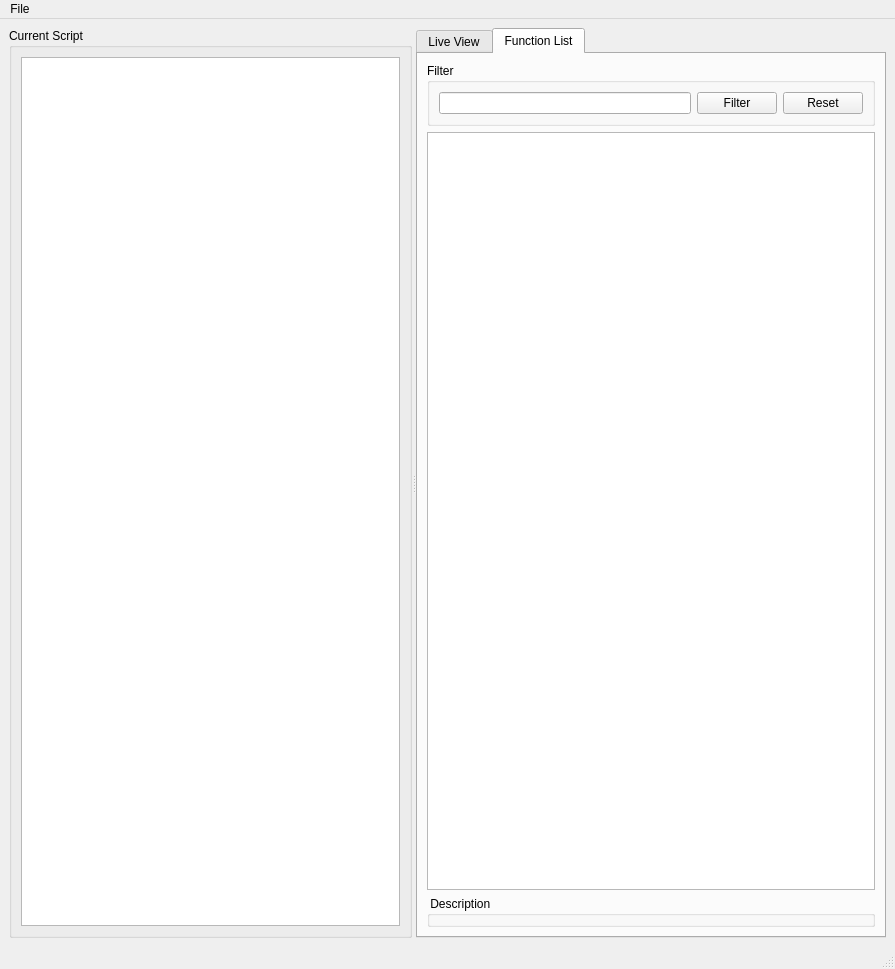
<?xml version="1.0" encoding="UTF-8"?>
<ui version="4.0">
 <class>ScriptWidget</class>
 <widget class="QMainWindow" name="ScriptWidget">
  <property name="geometry">
   <rect>
    <x>0</x>
    <y>0</y>
    <width>895</width>
    <height>969</height>
   </rect>
  </property>
  <property name="windowTitle">
   <string>Script Editor</string>
  </property>
  <widget class="QWidget" name="centralwidget">
   <layout class="QVBoxLayout" name="verticalLayout_2">
    <item>
     <widget class="QSplitter" name="splitter">
      <property name="orientation">
       <enum>Qt::Horizontal</enum>
      </property>
      <widget class="QGroupBox" name="groupBox">
       <property name="title">
        <string>Current Script</string>
       </property>
       <layout class="QVBoxLayout">
        <item>
         <widget class="QTextEdit" name="currentScript">
          <property name="enabled">
           <bool>true</bool>
          </property>
         </widget>
        </item>
       </layout>
      </widget>
      <widget class="QTabWidget" name="tabWidget">
       <property name="enabled">
        <bool>true</bool>
       </property>
       <property name="currentIndex">
        <number>1</number>
       </property>
       <widget class="QWidget" name="tab">
        <attribute name="title">
         <string>Live View</string>
        </attribute>
        <layout class="QVBoxLayout">
         <item>
          <widget class="QTextEdit" name="liveEdit">
           <property name="readOnly">
            <bool>true</bool>
           </property>
           <property name="textInteractionFlags">
            <set>Qt::TextSelectableByKeyboard|Qt::TextSelectableByMouse</set>
           </property>
          </widget>
         </item>
        </layout>
       </widget>
       <widget class="QWidget" name="tab_2">
        <attribute name="title">
         <string>Function List</string>
        </attribute>
        <layout class="QVBoxLayout" name="verticalLayout">
         <item>
          <widget class="QGroupBox" name="groupBox_2">
           <property name="title">
            <string>Filter</string>
           </property>
           <layout class="QHBoxLayout" name="horizontalLayout">
            <item>
             <widget class="QLineEdit" name="filterEdit"/>
            </item>
            <item>
             <widget class="QPushButton" name="filterButton">
              <property name="text">
               <string>Filter</string>
              </property>
             </widget>
            </item>
            <item>
             <widget class="QPushButton" name="resetButton">
              <property name="text">
               <string>Reset</string>
              </property>
             </widget>
            </item>
           </layout>
          </widget>
         </item>
         <item>
          <widget class="FunctionList" name="functionList">
           <property name="dragEnabled">
            <bool>true</bool>
           </property>
           <property name="dragDropMode">
            <enum>QAbstractItemView::DragOnly</enum>
           </property>
          </widget>
         </item>
         <item>
          <widget class="QGroupBox" name="description">
           <property name="title">
            <string> Description </string>
           </property>
          </widget>
         </item>
        </layout>
       </widget>
      </widget>
     </widget>
    </item>
   </layout>
  </widget>
  <widget class="QMenuBar" name="menubar">
   <property name="geometry">
    <rect>
     <x>0</x>
     <y>0</y>
     <width>895</width>
     <height>24</height>
    </rect>
   </property>
   <widget class="QMenu" name="menuFile">
    <property name="title">
     <string>File</string>
    </property>
    <addaction name="actionLoad_Script"/>
    <addaction name="separator"/>
    <addaction name="actionSave_Script"/>
    <addaction name="actionSave_Script_As"/>
    <addaction name="separator"/>
    <addaction name="actionClose"/>
   </widget>
   <addaction name="menuFile"/>
  </widget>
  <widget class="QStatusBar" name="statusbar"/>
  <action name="actionScan_Directory">
   <property name="text">
    <string>Scan Directory</string>
   </property>
  </action>
  <action name="actionCheck_Database">
   <property name="text">
    <string>Check Database</string>
   </property>
  </action>
  <action name="actionLoad_Script">
   <property name="text">
    <string>Open</string>
   </property>
  </action>
  <action name="actionSave_Script">
   <property name="enabled">
    <bool>false</bool>
   </property>
   <property name="text">
    <string>Save</string>
   </property>
  </action>
  <action name="actionClose">
   <property name="text">
    <string>Close</string>
   </property>
  </action>
  <action name="actionSave_Script_As">
   <property name="text">
    <string>Save As</string>
   </property>
  </action>
 </widget>
 <customwidgets>
  <customwidget>
   <class>FunctionList</class>
   <extends>QListWidget</extends>
   <header>FunctionList.hh</header>
  </customwidget>
 </customwidgets>
 <resources/>
 <connections>
  <connection>
   <sender>filterEdit</sender>
   <signal>returnPressed()</signal>
   <receiver>filterButton</receiver>
   <slot>click()</slot>
   <hints>
    <hint type="sourcelabel">
     <x>628</x>
     <y>106</y>
    </hint>
    <hint type="destinationlabel">
     <x>755</x>
     <y>106</y>
    </hint>
   </hints>
  </connection>
 </connections>
</ui>
